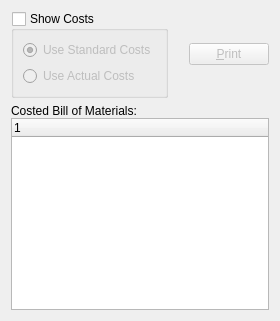
       <widget class="QWidget" name="costed" >
        <attribute name="title" >
         <string>Bill of Materials</string>
        </attribute>
        <layout class="QGridLayout" name="gridLayout_5" >
         <item row="0" column="0" >
          <layout class="QHBoxLayout" >
           <property name="spacing" >
            <number>5</number>
           </property>
           <item>
            <layout class="QVBoxLayout" >
             <property name="spacing" >
              <number>0</number>
             </property>
             <item>
              <widget class="QGroupBox" name="_costsGroup" >
               <property name="title" >
                <string>Show Costs</string>
               </property>
               <property name="checkable" >
                <bool>true</bool>
               </property>
               <property name="checked" >
                <bool>false</bool>
               </property>
               <layout class="QGridLayout" name="gridLayout_14" >
                <item row="0" column="0" >
                 <widget class="QRadioButton" name="_useStandardCosts" >
                  <property name="text" >
                   <string>Use Standard Costs</string>
                  </property>
                  <property name="checked" >
                   <bool>true</bool>
                  </property>
                 </widget>
                </item>
                <item row="1" column="0" >
                 <widget class="QRadioButton" name="_useActualCosts" >
                  <property name="text" >
                   <string>Use Actual Costs</string>
                  </property>
                 </widget>
                </item>
               </layout>
              </widget>
             </item>
             <item>
              <spacer>
               <property name="orientation" >
                <enum>Qt::Vertical</enum>
               </property>
               <property name="sizeType" >
                <enum>QSizePolicy::Preferred</enum>
               </property>
               <property name="sizeHint" stdset="0" >
                <size>
                 <width>20</width>
                 <height>0</height>
                </size>
               </property>
              </spacer>
             </item>
            </layout>
           </item>
           <item>
            <layout class="QHBoxLayout" >
             <property name="spacing" >
              <number>0</number>
             </property>
             <item>
              <spacer>
               <property name="orientation" >
                <enum>Qt::Horizontal</enum>
               </property>
               <property name="sizeType" >
                <enum>QSizePolicy::Expanding</enum>
               </property>
               <property name="sizeHint" stdset="0" >
                <size>
                 <width>16</width>
                 <height>20</height>
                </size>
               </property>
              </spacer>
             </item>
             <item>
              <layout class="QVBoxLayout" >
               <property name="spacing" >
                <number>0</number>
               </property>
               <item>
                <widget class="QPushButton" name="_costedPrint" >
                 <property name="enabled" >
                  <bool>false</bool>
                 </property>
                 <property name="text" >
                  <string>&amp;Print</string>
                 </property>
                </widget>
               </item>
               <item>
                <spacer>
                 <property name="orientation" >
                  <enum>Qt::Vertical</enum>
                 </property>
                 <property name="sizeType" >
                  <enum>QSizePolicy::Preferred</enum>
                 </property>
                 <property name="sizeHint" stdset="0" >
                  <size>
                   <width>20</width>
                   <height>0</height>
                  </size>
                 </property>
                </spacer>
               </item>
              </layout>
             </item>
            </layout>
           </item>
          </layout>
         </item>
         <item row="1" column="0" >
          <layout class="QVBoxLayout" >
           <property name="spacing" >
            <number>0</number>
           </property>
           <item>
            <widget class="QLabel" name="_costedBOMLit" >
             <property name="text" >
              <string>Costed Bill of Materials:</string>
             </property>
            </widget>
           </item>
           <item>
            <widget class="XTreeWidget" name="_bomitem" >
             <property name="sizePolicy" >
              <sizepolicy vsizetype="Expanding" hsizetype="Expanding" >
               <horstretch>0</horstretch>
               <verstretch>0</verstretch>
              </sizepolicy>
             </property>
             <property name="minimumSize" >
              <size>
               <width>0</width>
               <height>100</height>
              </size>
             </property>
            </widget>
           </item>
          </layout>
         </item>
        </layout>
       </widget>
